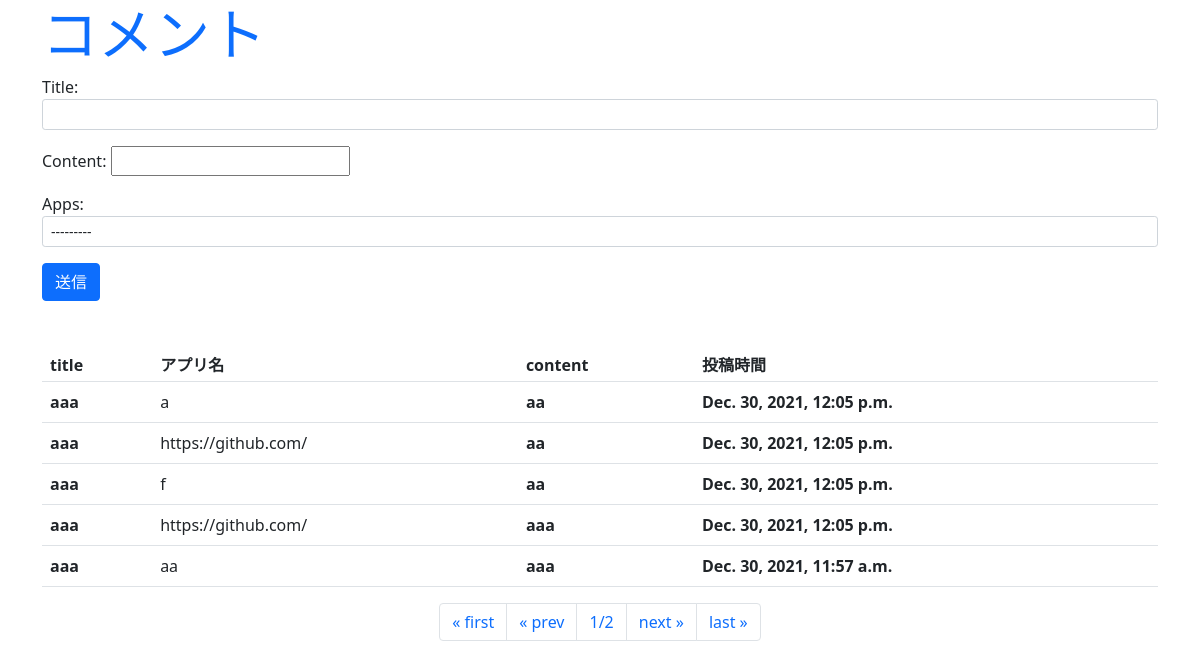
/app/message/, run on the app's committed database.
### app/models.py (models this page shows, shortened)
class Apps(models.Model):
    file = models.FileField(upload_to="file/%Y/%m/%d")
    title= models.CharField(max_length=100)
    giturl=models.URLField(max_length=10000)
    link=models.URLField(max_length=10000)
    tech=models.CharField(max_length=100)
    content=models.CharField(max_length=1000)
    a1=models.CharField(max_length=1000)
    def __str__(self):
        return "<app:id="+str(self.id)+','+\
            self.title+str(self.tech)+">"

class Message(models.Model):
    apps=models.ForeignKey(Apps,on_delete=models.CASCADE)
    title=models.CharField(max_length=100)
    content=models.CharField(max_length=1000)
    share_id=models.IntegerField(default=-1)
    good_count=models.IntegerField(default=0)
    share_count=models.IntegerField(default=0)
    pub_date=models.DateTimeField(auto_now_add=True)
    class Meta:
        ordering=('pub_date',)

### app/views.py (the view)
# urls.py: path("message/", views.message, name="message"),
def message(request,page=1):
    if(request.method=="POST"):
        obj=Message()
        form=MessageForm(request.POST,instance=obj)
        form.save()
    data=Message.objects.all().reverse()
    paginator=Paginator(data,5)
    params={
        "title":"コメント",
        "form":MessageForm(),
        "data":paginator.get_page(page)
    }
    return render(request,"app/message.html",params)

### app/forms.py
class MessageForm(forms.ModelForm):
    class Meta:
        model=Message
        fields=["title","content","apps"]
        widgets={
            "title":forms.TextInput(attrs={"class":"form-control form-control-sm"}),
            "contnet":forms.Textarea(attrs={"class":"form-control form-control-sm","row":2}),
            "apps":forms.Select(attrs={"class":"form-control form-control-sm"}),
        }

### app/templates/app/message.html (shortened to what this page needs)
<!DOCTYPE html>
<html lang="en">
<head>
    <link href="https://cdn.jsdelivr.net/npm/bootstrap@5.0.2/dist/css/bootstrap.min.css" rel="stylesheet">
</head>
<body class="container">
    <h1 class="display-4 text-primary">
    </h1>
    <form action="{%url "message"%}" method="post">
        {{form.as_p}}
        <input type="submit" value="送信" class="btn btn-primary">
    </form>
    <table class="table">
        <tr>
            <th class="py-1">title</th>
            <th class="py-1">アプリ名</th>
            <th class="py-1">content</th>
            <th class="py-1">投稿時間</th>
        </tr>
        {% for message in data %}
            <tr>
                <th class="py-2">{{message.title}}</th>
                <td class="py-2">{{message.apps.title}}</td>
                <th class="py-2">{{message.content}}</th>
                <th class="py-2">{{message.pub_date}}</th>
            </tr>
        {% endfor %}
    </table>
    <ul class="pagination justify-content-center">
        {% if data.has_previous %}
            <li class="page-item">
                <a href="{% url "message" %}" class="page-link">
                    &laquo; first
                </a>
            </li>
            <li class="page-item">
                <a href="{% url "message" %}{{data.previous_page_number}}" class="page-link">
                    &laquo; prev
                </a>
            </li>
            {% else %}
            <li class="page-item">
                <a class="page-link">
                    &laquo; first
                </a>
            </li>
            <li class="page-item">
                <a class="page-link">
                    &laquo; prev
                </a>
            </li>
        {% endif %}
        <li class="page-item">
            <a class="page-link">
                {{data.number}}/{{data.paginator.num_pages}}
            </a>
        </li>
        {% if data.has_next %}
            <li class="page-item">
                <a href="{% url "message" %}{{data.next_page_number}}" class="page-link">
                    next &raquo;
                </a>
            </li>
            <li class="page-item">
                <a href="{% url "message" %}{{data.paginator.num_pages}}" class="page-link">
                    last &raquo;
                </a>
            </li>
        {% endif %}
    </ul>
</body>
</html>

### data on the page
Message: title "aaa", apps "a", content "aa", pub_date "Dec. 30, 2021, 12:05 p.m."
Message: title "aaa", apps "https://github.com/", content "aa", pub_date "Dec. 30, 2021, 12:05 p.m."
Message: title "aaa", apps "f", content "aa", pub_date "Dec. 30, 2021, 12:05 p.m."
Message: title "aaa", apps "https://github.com/", content "aaa", pub_date "Dec. 30, 2021, 12:05 p.m."
Message: title "aaa", apps "aa", content "aaa", pub_date "Dec. 30, 2021, 11:57 a.m."

### other printed values
{{ data.number }} "1"
{{ data.paginator.num_pages }} "2"
